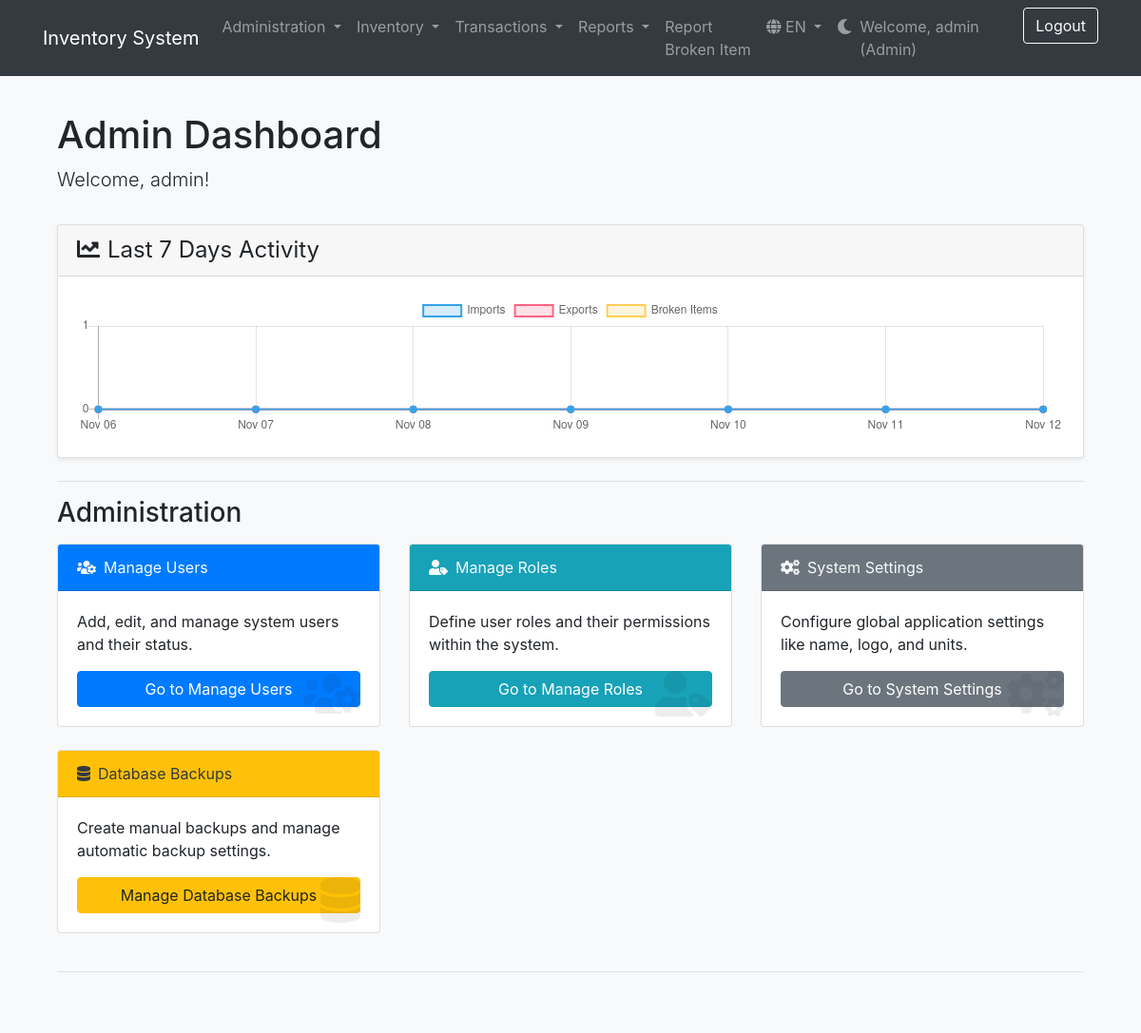
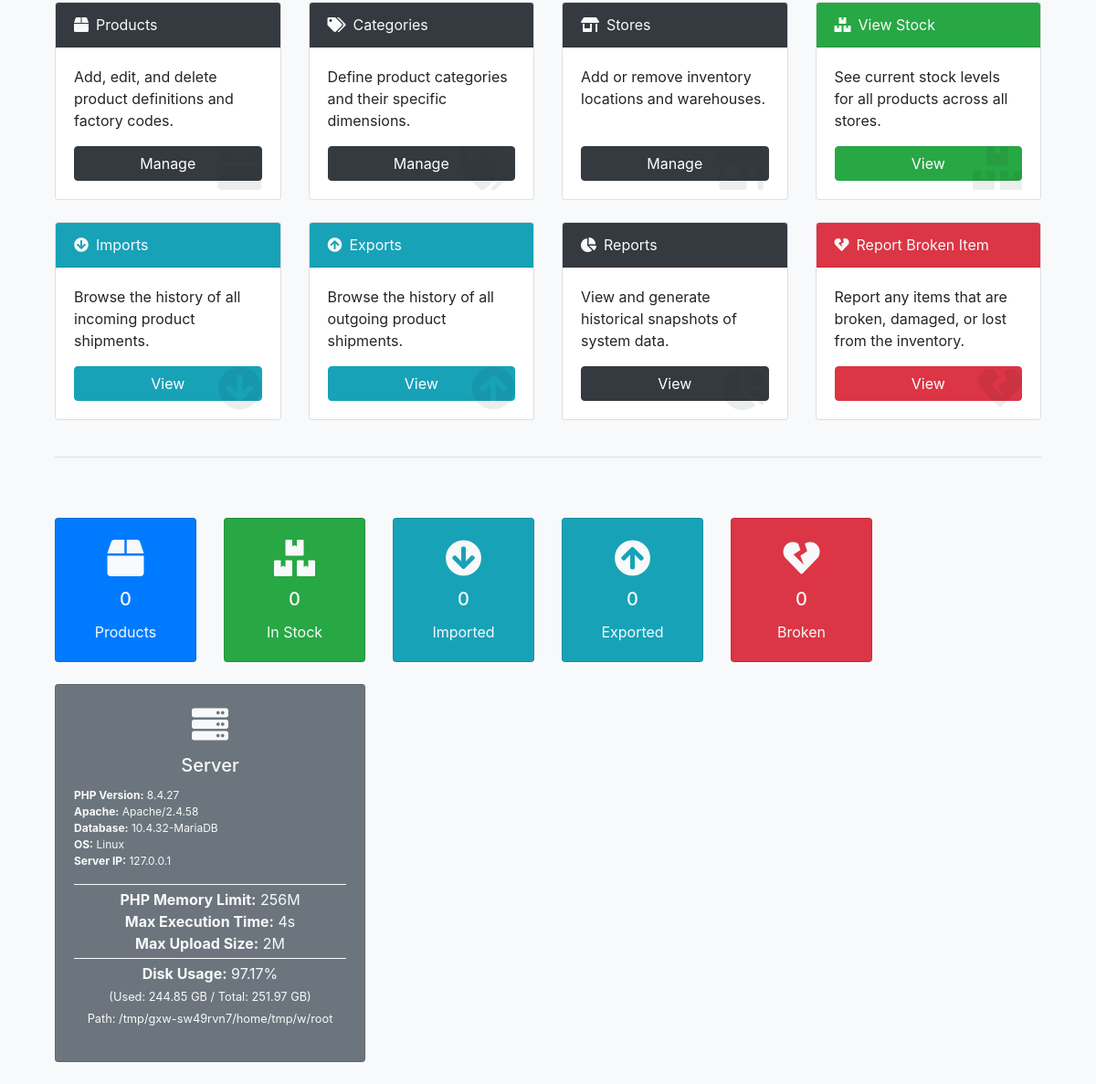
The page /public/admin.php (signed in) on the database its author committed (2 pictures, top to bottom).
### tables this page shows
CREATE TABLE `roles` (
  `id` int(11) NOT NULL AUTO_INCREMENT,
  `name` varchar(255) NOT NULL,
  `description` text DEFAULT NULL,
  `created_at` datetime DEFAULT current_timestamp(),
  PRIMARY KEY (`id`),
  UNIQUE KEY `name` (`name`)
);

CREATE TABLE `reports` (
  `id` int(11) NOT NULL AUTO_INCREMENT,
  `total_category` int(11) NOT NULL,
  `total_product` int(11) NOT NULL,
  `total_available_product` int(11) NOT NULL,
  `total_broken_product` int(11) NOT NULL,
  `total_imported_product` int(11) NOT NULL,
  `total_exported_product` int(11) NOT NULL,
  `description` text DEFAULT NULL,
  `created_by` int(11) DEFAULT NULL,
  `report_date` datetime DEFAULT current_timestamp(),
  PRIMARY KEY (`id`),
  KEY `created_by` (`created_by`),
  CONSTRAINT `reports_ibfk_1` FOREIGN KEY (`created_by`) REFERENCES `users` (`id`) ON DELETE SET NULL ON UPDATE CASCADE
);

### includes/language.php (called while the page is built, shortened)
<?php
function __($key) {
    global $lang;
    return $lang[$key] ?? $key;
}

### widget/system_states.php (the view, shortened to what this page needs)
<?php
$widget_user_role_name = '';
$widget_role_id = $_SESSION["role_id"] ?? null;
if ($widget_role_id) {
    try {
        $sql = "SELECT name FROM roles WHERE id = :role_id";
        $stmt = $pdo->prepare($sql);
        $stmt->bindParam(':role_id', $widget_role_id, PDO::PARAM_INT);
        $stmt->execute();
        if ($stmt->rowCount() == 1) {
            $widget_user_role_name = strtolower($stmt->fetchColumn());
        }
    } catch (PDOException $e) {
        error_log("Error fetching role in system_states.php widget: " . $e->getMessage());
    }
}
if (in_array($widget_user_role_name, ['admin', 'manager'])):
    $latest_report = $pdo->query("SELECT * FROM reports ORDER BY report_date DESC LIMIT 1")->fetch();
    $php_version = phpversion();
    $db_server_version = $pdo->getAttribute(PDO::ATTR_SERVER_VERSION);
    $web_server_software = $_SERVER['SERVER_SOFTWARE'] ?? 'N/A';
    $server_os = PHP_OS;
    $server_ip = $_SERVER['SERVER_ADDR'] ?? '127.0.0.1';
    $memory_limit = ini_get('memory_limit');
    $max_execution_time = ini_get('max_execution_time');
    $upload_max_filesize = ini_get('upload_max_filesize');
    $apache_version = 'N/A';
    if (preg_match('/Apache\/(\d+\.\d+\.\d+)/', $web_server_software, $matches)) {
        $apache_version = $matches[0];
    }
    $disk_path = $_SERVER['DOCUMENT_ROOT'];
    $free_space_bytes = @disk_free_space($disk_path);
    $total_space_bytes = @disk_total_space($disk_path);
    $total_space_gb = 'N/A';
    $disk_usage_percent = 'N/A';
    if ($free_space_bytes !== false && $total_space_bytes !== false && $total_space_bytes > 0) {
        $total_space_gb = round($total_space_bytes / (1024 * 1024 * 1024), 2) . ' GB';
        $used_space_gb = round(($total_space_bytes - $free_space_bytes) / (1024 * 1024 * 1024), 2) . ' GB';
        $disk_usage_percent = round((($total_space_bytes - $free_space_bytes) / $total_space_bytes) * 100, 2) . '%';
    }
?>
<h3 class="mb-3 <?php echo $widget_user_role_name === 'admin' ? 'text-white' : ''; ?>">System Status</h3>
<div class="row">
    <?php if ($latest_report): ?>
        <div class="col-lg-2 col-md-4 col-6 mb-4">
            <div class="card bg-primary text-white h-100">
                <div class="card-body text-center">
                    <div class="h1"><i class="fas fa-box"></i></div>
                    <h5 class="card-title"><?php echo htmlspecialchars($latest_report['total_product']); ?></h5>
                    <p class="card-text">Products</p>
                </div>
            </div>
        </div>
        <div class="col-lg-2 col-md-4 col-6 mb-4">
            <div class="card bg-success text-white h-100">
                <div class="card-body text-center">
                    <div class="h1"><i class="fas fa-boxes"></i></div>
                    <h5 class="card-title"><?php echo htmlspecialchars($latest_report['total_available_product']); ?></h5>
                    <p class="card-text">In Stock</p>
                </div>
            </div>
        </div>
        <div class="col-lg-2 col-md-4 col-6 mb-4">
            <div class="card bg-info text-white h-100">
                <div class="card-body text-center">
                    <div class="h1"><i class="fas fa-arrow-circle-down"></i></div>
                    <h5 class="card-title"><?php echo htmlspecialchars($latest_report['total_imported_product']); ?></h5>
                    <p class="card-text">Imported</p>
                </div>
            </div>
        </div>
        <div class="col-lg-2 col-md-4 col-6 mb-4">
            <div class="card bg-info text-white h-100">
                <div class="card-body text-center">
                    <div class="h1"><i class="fas fa-arrow-circle-up"></i></div>
                    <h5 class="card-title"><?php echo htmlspecialchars($latest_report['total_exported_product']); ?></h5>
                    <p class="card-text">Exported</p>
                </div>
            </div>
        </div>
        <div class="col-lg-2 col-md-4 col-6 mb-4">
            <div class="card bg-danger text-white h-100">
                <div class="card-body text-center">
                    <div class="h1"><i class="fas fa-heart-broken"></i></div>
                    <h5 class="card-title"><?php echo htmlspecialchars($latest_report['total_broken_product']); ?></h5>
                    <p class="card-text">Broken</p>
                </div>
            </div>
        </div>
    <?php else: ?>
        <div class="col-12">
            <div class="alert alert-info">No reports have been generated yet to show stats. <a href="../reports/add.php">Generate one now</a>.</div>
        </div>
    <?php endif; ?>
    <?php if ($widget_user_role_name === 'admin'):  ?>
        <div class="col-lg-4 col-md-6 col-12 mb-4">
            <div class="card bg-secondary text-white h-100">
                <div class="card-body text-center">
                    <div class="h1"><i class="fas fa-server"></i></div>
                    <h5 class="card-title">Server</h5>
                    <p class="card-text text-left" style="font-size: 0.75rem;">
                        <strong>PHP Version:</strong> <?php echo htmlspecialchars($php_version); ?><br>
                        <strong>Apache:</strong> <?php echo htmlspecialchars($apache_version); ?><br>
                        <strong>Database:</strong> <?php echo htmlspecialchars($db_server_version); ?><br>
                        <strong>OS:</strong> <?php echo htmlspecialchars($server_os); ?><br>
                        <strong>Server IP:</strong> <?php echo htmlspecialchars($server_ip); ?><br>
                        <hr class="my-1 border-light">
                        <strong>PHP Memory Limit:</strong> <?php echo htmlspecialchars($memory_limit); ?><br>
                        <strong>Max Execution Time:</strong> <?php echo htmlspecialchars($max_execution_time); ?>s<br>
                        <strong>Max Upload Size:</strong> <?php echo htmlspecialchars($upload_max_filesize); ?><br>
                        <hr class="my-1 border-light">
                        <strong>Disk Usage:</strong> <?php echo htmlspecialchars($disk_usage_percent); ?><br>
                        <small>(Used: <?php echo htmlspecialchars($used_space_gb); ?> / Total: <?php echo htmlspecialchars($total_space_gb); ?>)</small><br>
                        <small>Path: <?php echo htmlspecialchars($disk_path); ?></small>
                    </p>
                </div>
            </div>
        </div>
    <?php endif; ?>
</div>
<?php endif;  ?>

### includes/nav.php (shortened to what this page needs)
<?php
$user_role_name = '';
if (isset($_SESSION["loggedin"]) && $_SESSION["loggedin"] === true) {
    require_once __DIR__ . '/../database/connection.php';
    $role_id = $_SESSION["role_id"] ?? null;
    if ($role_id) {
        try {
            $sql = "SELECT name FROM roles WHERE id = :role_id";
            $stmt = $pdo->prepare($sql);
            $stmt->bindParam(':role_id', $role_id, PDO::PARAM_INT);
            $stmt->execute();
            if ($stmt->rowCount() == 1) {
                $user_role_name = strtolower($stmt->fetchColumn());
            }
        } catch (PDOException $e) {
            error_log("Could not fetch role name in nav.php: " . $e->getMessage());
        }
    }
}
?>
<nav class="navbar navbar-expand-lg navbar-dark bg-dark fixed-top">
    <div class="container">
        <a class="navbar-brand" href="/B2-ceramic/index.php">
            <?php
            echo __('inventory_system');
            ?>
        </a>
        <div class="collapse navbar-collapse" id="navbarNav">
            <ul class="navbar-nav mr-auto">
                <?php if ($user_role_name === 'admin'): ?>
                    <li class="nav-item dropdown">
                        <a class="nav-link dropdown-toggle" href="#" id="adminMenu" role="button" data-toggle="dropdown" aria-haspopup="true" aria-expanded="false">
                            <?php echo __('administration'); ?>
                        </a>
                    </li>
                <?php endif; ?>
                <?php if (in_array($user_role_name, ['admin', 'manager'])): ?>
                    <li class="nav-item dropdown">
                        <a class="nav-link dropdown-toggle" href="#" id="inventoryMenu" role="button" data-toggle="dropdown" aria-haspopup="true" aria-expanded="false">
                            <?php echo __('inventory'); ?>
                        </a>
                    </li>
                    <li class="nav-item dropdown">
                        <?php if (in_array($user_role_name, ['admin', 'manager', 'worker'])): ?>
                            <a class="nav-link dropdown-toggle" href="#" id="transactionsMenu" role="button" data-toggle="dropdown" aria-haspopup="true" aria-expanded="false">
                                <?php echo __('transactions'); ?>
                            </a>
                        <?php endif; ?>
                    </li>
                     <li class="nav-item dropdown">
                        <a class="nav-link dropdown-toggle" href="#" id="reportsMenu" role="button" data-toggle="dropdown" aria-haspopup="true" aria-expanded="false">
                            <?php echo __('reports'); ?>
                        </a>
                    </li>
                <?php endif; ?>
                 <li class="nav-item"><a class="nav-link" href="/B2-ceramic/broken_items/add.php"><?php echo __('report_broken_item'); ?></a></li>
            </ul>
            <ul class="navbar-nav ml-auto">
                <li class="nav-item dropdown">
                    <a class="nav-link dropdown-toggle" href="#" id="langMenu" role="button" data-toggle="dropdown" aria-haspopup="true" aria-expanded="false">
                        <i class="fas fa-globe"></i> <?php echo strtoupper($_SESSION['lang']); ?>
                    </a>
                </li>
                <li class="nav-item">
                    <a class="nav-link" href="#" id="darkModeToggle" title="<?php echo __('toggle_dark_mode'); ?>">
                        <i class="fas fa-moon"></i>
                    </a>
                </li>
                <?php if (isset($_SESSION["loggedin"]) && $_SESSION["loggedin"] === true): ?>
                    <li class="nav-item">
                        <span class="navbar-text mr-3">
                            <?php echo __('welcome'); ?>, <?php echo htmlspecialchars($_SESSION["username"]); ?> (<?php echo htmlspecialchars(ucfirst($user_role_name)); ?>)
                        </span>
                    </li>
                    <li class="nav-item">
                        <a class="btn btn-outline-light" href="/B2-ceramic/auth/logout.php"><?php echo __('logout'); ?></a>
                    </li>
                <?php endif; ?>
            </ul>
        </div>
    </div>
</nav>

### includes/header.php (style rules this page uses)
:root { --body-bg: #f8f9fa; --text-color: #212529; --card-bg: #ffffff; --card-header-bg: #f7f7f7; --table-bg: #ffffff; --table-border-color: #dee2e6; --table-striped-bg: rgba(0, 0, 0, 0.05); }
body { padding-top: 70px; background-color: var(--body-bg); color: var(--text-color); transition: background-color 0.3s ease, color 0.3s ease; }
.card { background-color: var(--card-bg); }
.text-white { color: #f8f9fa !important; }

### rows shown on the page
roles: name "Admin", name "Linux"
reports: total_product "0", total_available_product "0", total_imported_product "0", total_exported_product "0", total_broken_product "0"

### other values the page prints
__('inventory_system') "Inventory System"
__('administration') "Administration"
__('inventory') "Inventory"
__('transactions') "Transactions"
__('reports') "Reports"
__('report_broken_item') "Report Broken Item"
$_SESSION['lang'] "EN"
__('welcome') "Welcome"
$_SESSION["username"] "admin"
__('logout') "Logout"
__('admin_dashboard') "Admin Dashboard"
$_SESSION['username'] "admin"
__('manage_users') "Manage Users"
__('manage_users_desc') "Add, edit, and manage system users and their status."
__('go_to') "Go to"
